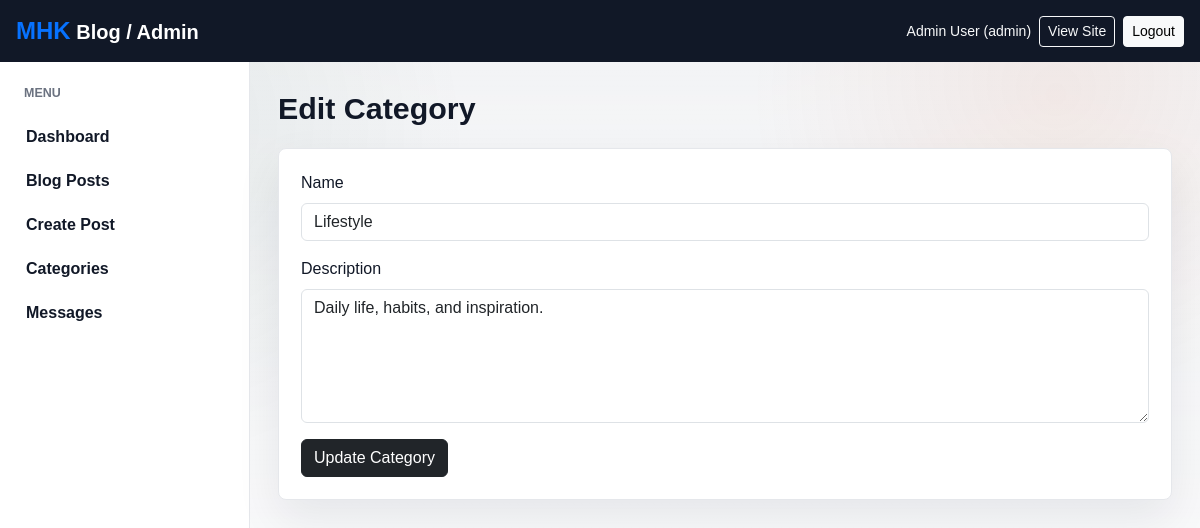
The page /admin/edit-category.php?id=2 (signed in) on the database its author committed.
### tables this page shows
CREATE TABLE IF NOT EXISTS categories (
  id INT AUTO_INCREMENT PRIMARY KEY,
  name VARCHAR(100) NOT NULL,
  description TEXT,
  created_at TIMESTAMP DEFAULT CURRENT_TIMESTAMP
);

### config/functions.php (called while the page is built, shortened)
<?php
function url(string $path = ''): string
{
    return BASE_URL . ltrim($path, '/');
}
function e(?string $value): string
{
    return htmlspecialchars((string) $value, ENT_QUOTES, 'UTF-8');
}
?>

### admin/edit-category.php (the view, shortened to what this page needs)
<?php
require_once __DIR__ . '/../config/connection.php';
require_once __DIR__ . '/../config/functions.php';
$id = max(0, (int) ($_GET['id'] ?? 0));
$stmt = $conn->prepare('SELECT * FROM categories WHERE id = ? LIMIT 1');
$stmt->bind_param('i', $id);
$stmt->execute();
$category = $stmt->get_result()->fetch_assoc();
include __DIR__ . '/../includes/head.php';
include __DIR__ . '/navbar.php';
?>
<div class="admin-layout">
    <?php include __DIR__ . '/sidebar.php'; ?>
    <main class="admin-content">
        <div class="admin-heading"><h1>Edit Category</h1></div>
        <form class="content-panel" action="<?= url('admin/edit-category.php?id=' . (int) $category['id']); ?>" method="POST">
            <div class="mb-3">
                <label class="form-label">Name</label>
                <input type="text" name="name" class="form-control" value="<?= e($category['name']); ?>" required maxlength="100">
            </div>
            <div class="mb-3">
                <label class="form-label">Description</label>
                <textarea name="description" rows="5" class="form-control"><?= e($category['description']); ?></textarea>
            </div>
            <button type="submit" class="btn btn-dark">Update Category</button>
        </form>
    </main>
</div>
<?php include __DIR__ . '/../includes/footer-script.php'; ?>

### assets/css/style.css (style rules this page uses)
:root { --ink: #111827; --muted: #6b7280; --line: #e5e7eb; --paper: #ffffff; --soft: #f5f7f2; --accent: #2f5d50; --gold: #d9a441; --coral: #d86f45; --sky: #e8f1f5; }
* { letter-spacing: 0; }
body { color: var(--ink); background: #fbfbf8; font-family: Arial, Helvetica, sans-serif; }
body::before { content: ""; position: fixed; inset: 0; pointer-events: none; background: radial-gradient(circle at 12% 18%, rgba(47, 93, 80, 0.08), transparent 26%), radial-gradient(circle at 88% 12%, rgba(216, 111, 69, 0.09), transparent 24%), linear-gradient(180deg, rgba(255, 255, 255, 0), rgba(255, 255, 255, 0.65)); z-index: -1; }
.hero-panel, .contact-form, .auth-card, .content-panel, .stat-card { background: var(--paper); border: 1px solid var(--line); border-radius: 8px; box-shadow: 0 18px 45px rgba(17, 24, 39, 0.08); }
.admin-body { background: #f3f4f6; }
.admin-layout { display: flex; min-height: calc(100vh - 56px); }
.admin-content { flex: 1; padding: 28px; min-width: 0; }
.admin-heading { display: flex; align-items: center; justify-content: space-between; gap: 16px; margin-bottom: 22px; }
.admin-heading h1 { margin: 0; font-size: 1.9rem; font-weight: 800; }
.content-panel { padding: 22px; }

### rows shown on the page
categories: name "Lifestyle", description "Daily life, habits, and inspiration."

### other values the page prints
$_SESSION['user_name'] "Admin User"
$_SESSION['user_role'] "admin"
